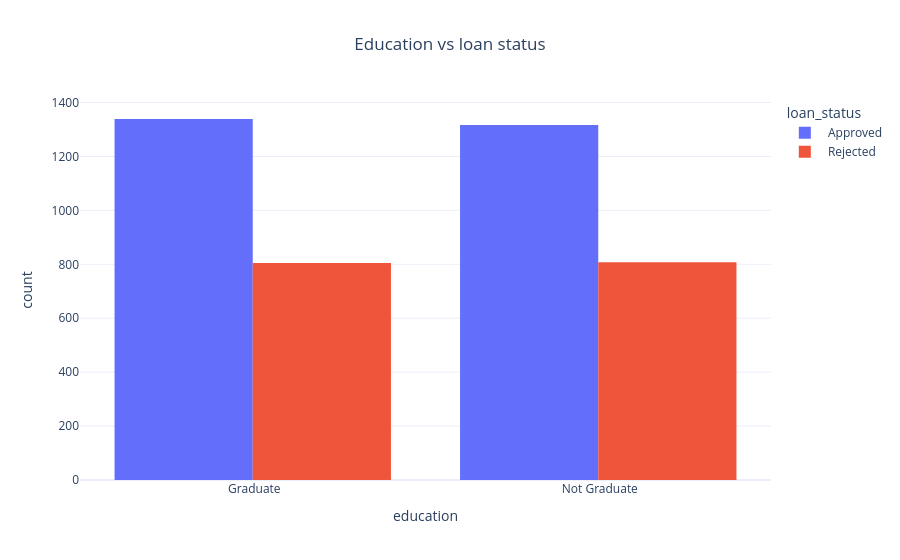

The code cell stored with this chart in its notebook:
### Code cell
fig = px.histogram(df, x="education", color="loan_status", barmode="group", title="Education vs loan status")
fig.update_layout(title_x=0.5,template="plotly_white")
fig.show()

### Figure 1 — Plotly figure (JSON) as saved in the notebook; plotly's stock layout.template omitted (floating-point values rounded to 4 significant figures; data arrays with more than 128 entries replaced by an {"elided": "..."} marker saying what was removed)
{"data": [{"alignmentgroup": "True", "bingroup": "x", "hovertemplate": "loan_status= Approved<br>education=%{x}<br>count=%{y}<extra></extra>", "legendgroup": " Approved", "marker": {"color": "#636efa", "pattern": {"shape": ""}}, "name": " Approved", "offsetgroup": " Approved", "orientation": "v", "showlegend": true, "type": "histogram", "x": {"elided": "2656 str values"}, "xaxis": "x", "yaxis": "y"}, {"alignmentgroup": "True", "bingroup": "x", "hovertemplate": "loan_status= Rejected<br>education=%{x}<br>count=%{y}<extra></extra>", "legendgroup": " Rejected", "marker": {"color": "#EF553B", "pattern": {"shape": ""}}, "name": " Rejected", "offsetgroup": " Rejected", "orientation": "v", "showlegend": true, "type": "histogram", "x": {"elided": "1613 str values"}, "xaxis": "x", "yaxis": "y"}], "layout": {"barmode": "group", "legend": {"title": {"text": "loan_status"}, "tracegroupgap": 0}, "title": {"text": "Education vs loan status", "x": 0.5}, "xaxis": {"anchor": "y", "domain": [0, 1], "title": {"text": "education"}}, "yaxis": {"anchor": "x", "domain": [0, 1], "title": {"text": "count"}}}}
